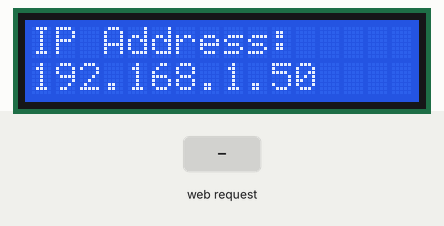
Recording of a sketch running on a simulated ESP8266 (NodeMCU). Parts: 16×2 character LCD. The inputs (shaded band) are chosen by the test bench. WiFi joins after 1.5 s; servers stay silent unless stated; a WiFi scan finds three made-up networks.

Above: at 6.8 s.
6.9 s: HTTP request GET /lcd/name received
At 7.7 s:
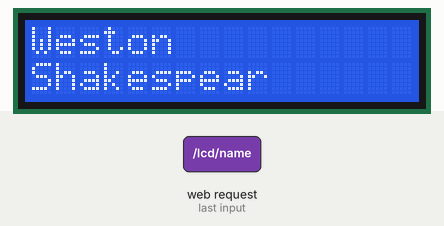
8.4 s: HTTP request GET /lcd/ip received
At 8.9 s:
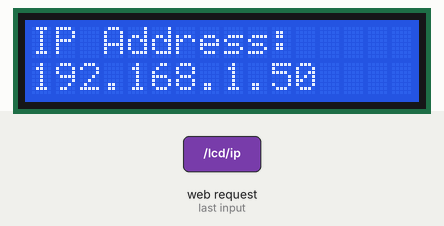
Timing chart, 0 to 11.4 s (numbered marks = the images above; inputs shaded):
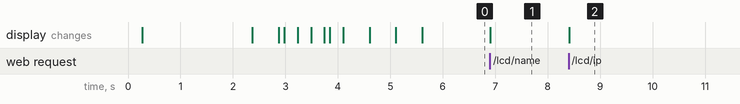

The sketch:

esp8266-Connection.ino
```cpp
#include "ESP8266WiFi.h"
#include <LiquidCrystal.h>

LiquidCrystal lcd(5, 4, 2, 14, 12, 13);

WiFiServer server(80);

int lowestRSSI = -100;
int lowestRSSINum = 0;
int passLoca = 0;
int lowestLoca = -100;
int b = 0;

bool recognized = false;
bool nameSet = false;
bool ipSet = true;

String recogSSID[3] = {"SSID 1", "SSID 2", "SSID 3"};
String ssidPASS[3] = {"SSID 1 PSK", "SSID 2 PSK", "SSID 3 PSK"};

void startSOFT()
{
  lcd.clear();
  lcd.setCursor(0, 0);
  lcd.print("Starting Soft AP");

 // WiFi.softAP(ssidAP, passAP);


}

String getValue(String data, char separator, int index)
{
 int found = 0;
  int strIndex[] = {
0, -1  };
  int maxIndex = data.length()-1;
  for(int i=0; i<=maxIndex && found<=index; i++){
  if(data.charAt(i)==separator || i==maxIndex){
  found++;
  strIndex[0] = strIndex[1]+1;
  strIndex[1] = (i == maxIndex) ? i+1 : i;
  }
 }
  return found>index ? data.substring(strIndex[0], strIndex[1]) : "";
}

void setup()
{
  Serial.begin(9600);

  lcd.begin(16, 2);
  lcd.clear();

  WiFi.mode(WIFI_STA);
  WiFi.disconnect();
  delay(100);

  lcd.print("setup done");
  delay(100);

  lcd.clear();
  lcd.print("scan start");
  delay(100);

  int n = WiFi.scanNetworks();
  lcd.clear();
  lcd.print("scan done");
  delay(500);
  if (n == 0)
  {
    lcd.clear();
    lcd.print("no networks found");
    startSOFT();
  }
  else
  {
    lcd.clear();
    lcd.print(n);
    lcd.setCursor(0, 1);
    lcd.print("networks found");
    lcd.setCursor(0, 0);
    delay(100);
    for (int i = 0; i < n; ++i)
    {
      lcd.clear();
      lcd.print(WiFi.SSID(i));
      lcd.setCursor(15, 0);
      lcd.print((WiFi.encryptionType(i) == ENC_TYPE_NONE)?" ":"*");
      lcd.setCursor(0, 1);
      lcd.print("dB: ");
      lcd.setCursor(4, 1);
      lcd.print(WiFi.RSSI(i));
      lcd.setCursor(0, 0);

      for (int a = 0; a < 3; a++)
      {
        if (WiFi.SSID(i) == recogSSID[a])
        {
          lcd.setCursor(13, 1);
          lcd.print("Yes");
          lcd.setCursor(0, 0);
          recognized = true;
          passLoca = a;
        }
      }

      if (WiFi.RSSI(i) > lowestRSSI and recognized == true)
      {
        lowestRSSI = WiFi.RSSI(i);
        lowestRSSINum = i;
        lowestLoca = passLoca;
      }

      recognized = false;

      delay(250);
    }

      lcd.clear();
      lcd.setCursor(0, 0);
      lcd.print("Lowest RSSI: ");
      lcd.setCursor(0, 1);
      lcd.print(lowestRSSI);
      delay(100);

      lcd.clear();
      lcd.print("Connecting to: ");
      lcd.setCursor(0, 1);
      lcd.print(WiFi.SSID(lowestRSSINum));
      delay(250);

      //char* ssid = recogSSID[lowestLoca];
      //char* pass = ssidPASS[lowestLoca];

      if (lowestLoca == -100)
      {
        startSOFT();
      }

      String ssidSTR = recogSSID[lowestLoca];
      String passSTR = ssidPASS[lowestLoca];

      char ssid[100];
      char pass[100];

      ssidSTR.toCharArray(ssid, 100);
      passSTR.toCharArray(pass, 100);

      WiFi.begin(ssid, pass);

      lcd.clear();
      lcd.setCursor(0, 0);

      while (WiFi.status() != WL_CONNECTED)
      {
        delay(500);
        lcd.setCursor(b, 0);
        lcd.print(".");

        b += 1;
      }
      lcd.clear();
      lcd.setCursor(0, 0);
      lcd.print("IP Address:");
      lcd.setCursor(0, 1);
      lcd.print(WiFi.localIP());

      server.begin();

  }

}

void loop()
{

  if (nameSet)
  {

  }
  if (ipSet)
  {

  }

 WiFiClient client = server.available();
  if (!client) {
    return;
  }

  while(!client.available()){
    delay(1);
  }

  String req = client.readStringUntil('\r');
  String spl = req;
  client.flush();

  spl.remove(0, 5);
  spl = getValue(spl, ' ', 0);

  lcd.clear();
  lcd.setCursor(0, 0);
  lcd.print(spl);

  if (req.indexOf("/lcd/name") != -1)
  {
    lcd.clear();
    lcd.setCursor(0, 0);
    lcd.print("Weston");
    lcd.setCursor(0, 1);
    lcd.print("Shakespear");
    lcd.setCursor(0, 0);
  }
  else if (req.indexOf("/lcd/ip") != -1)
  {
    lcd.clear();
    lcd.setCursor(0, 0);
    lcd.print("IP Address:");
    lcd.setCursor(0, 1);
    lcd.print(WiFi.localIP());
    lcd.setCursor(0, 0);
  }
  else if (req.indexOf("/") != -1)
  {

  }

  client.flush();

  String s = "HTTP/1.1 200 OK\r\n";
  s += "Content-Type: text/html\r\n";
  s += "\r\n";
  s += "<!DOCTYPE HTML>\r\n";
  s += "<html>\r\n";
  s += "<head>\r\n";
  s += "<script type=\"text/javascript\" src=\"http://code.jquery.com/jquery-2.1.1.min.js\"></script>\r\n";
  s += "<script type=\"text/javascript\">\r\n";
  s += "alert(\"Welcome To The ESP8266 Interface Page!!\");\r\n";
  s += "function resetLink(ele)\r\n";
  s += "{\r\n";
  s += "var href=\"/\"+$(ele).val();\r\n";
  s += "$(\".ajax-link\").attr(\"href\", \"\"+href);\r\n";
  s += "}\r\n";
  s += "</script\r\n";
  s += "</head>\r\n";
  s += "<body>\r\n";
  s += "<div class=\"col-sm-6\"><h1>Display: </h1></div>\r\n";
  s += "<div class=\"col-sm-6\"><input type=\"text\" name=\"display_id\" id=\"display_id\" onchange=\"resetLink(this);\" clas$</div>\t\n";
  s += "<li><a class=\"ajax-link\" href=\"ajax/legal_notice.php?id=+ document.getElementById('display_id').value\">Send To ESP8266</a></li>\r\n";
  s += "</body>\r\n";
  s += "</html>\r\n";

  client.print(s);
  delay(1);

}
```

Measured:
- after the input at 6.9 s, the display: changes at once (image 1)
- after the input at 8.4 s, the display: changes at once (image 2)
